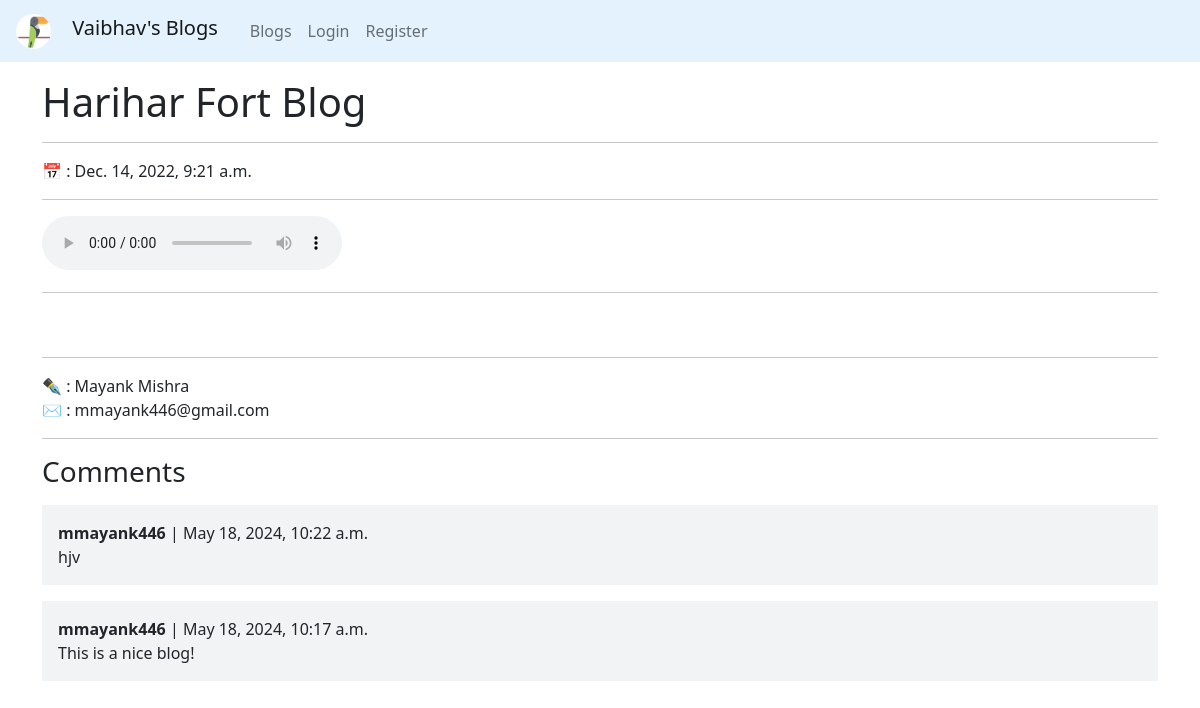
/blogs/getblog/11/, run on the app's committed database.
### Blogs/models.py (models this page shows, shortened)
class Blog(models.Model):
    title = models.TextField(null=True, blank=True)
    content = tinymce_models.HTMLField(null=True, blank=True)
    author = models.ForeignKey(User, null=True, blank=True, on_delete=models.SET_NULL)
    audio = models.FileField(upload_to='media/audio/', null=True, blank=True)
    summary = models.TextField(blank=True, null=True)
    date = models.DateTimeField(auto_now_add=True, null=True, blank=True)

class Comment(models.Model):
    content = models.TextField(null=True, blank=True)
    author = models.ForeignKey(User, null=True, blank=True, on_delete=models.CASCADE)
    blog = models.ForeignKey(Blog, null=True, blank=True, on_delete=models.CASCADE)
    reply = models.TextField(null=True, blank=True)
    date = models.DateTimeField(auto_now_add=True, null=True, blank=True)

### Blogs/views.py (the view, shortened to what this page needs)
# urls.py: path('getblog/<int:pk>/', getBlog, name='get_blog'),
def getBlog(request, pk):
    try:
        context = {}
        blog = Blog.objects.get(id=pk)
        comments = Comment.objects.filter(blog=blog.id).order_by('-date')
        form = CommentCreationForm()
        context['blog'] = blog
        context['comments'] = comments
        context['comment_form'] = form
        return render(request, 'Blogs/blog.html', context)
    except Exception as e:
        context = {'error':str(e)}
        return render(request, 'error.html', context)

### templates/Blogs/blog.html (shortened to what this page needs)
{% extends 'base.html' %}
{% block content %}
{% load crispy_forms_tags %}
<div class="container my-3">
    <h1 class="h1 text-dark">{{blog.title}}</h1>
    <hr>
    <div>📅 : {{blog.date}}</div>
    <hr>
    <div>
        <audio src="{{ MEDIA_URL }}{{ blog.audio }}" controls></audio>
    </div>
    <hr>
    <div class="py-3">
    </div>
    <hr>
    <div>✒ : {{blog.author.first_name}} {{blog.author.last_name}}</div>
    <div>✉ : {{blog.author.email}}</div>
    <hr>
    <div class="d-flex flex-column comments-section">
        <h3 class="h3 text-dark">Comments</h3>
        {% for comment in comments %}
        <div class="p-3 my-2" style="background: #f1f3f4;">
            <div><b>{{ comment.author.username }}</b> | {{ comment.date }}</div>
            <div>
                {{ comment.content }}
            </div>
        </div>
        {% endfor %}
    </div>
</div>
{% endblock %}

### data on the page
Blog: title "Harihar Fort Blog", date "Dec. 14, 2022, 9:21 a.m.", author.first_name "Mayank", author.last_name "Mishra", author.email "mmayank446@gmail.com"
Comment: author.username "mmayank446", date "May 18, 2024, 10:22 a.m.", content "hjv"
Comment: author.username "mmayank446", date "May 18, 2024, 10:17 a.m.", content "This is a nice blog!"
